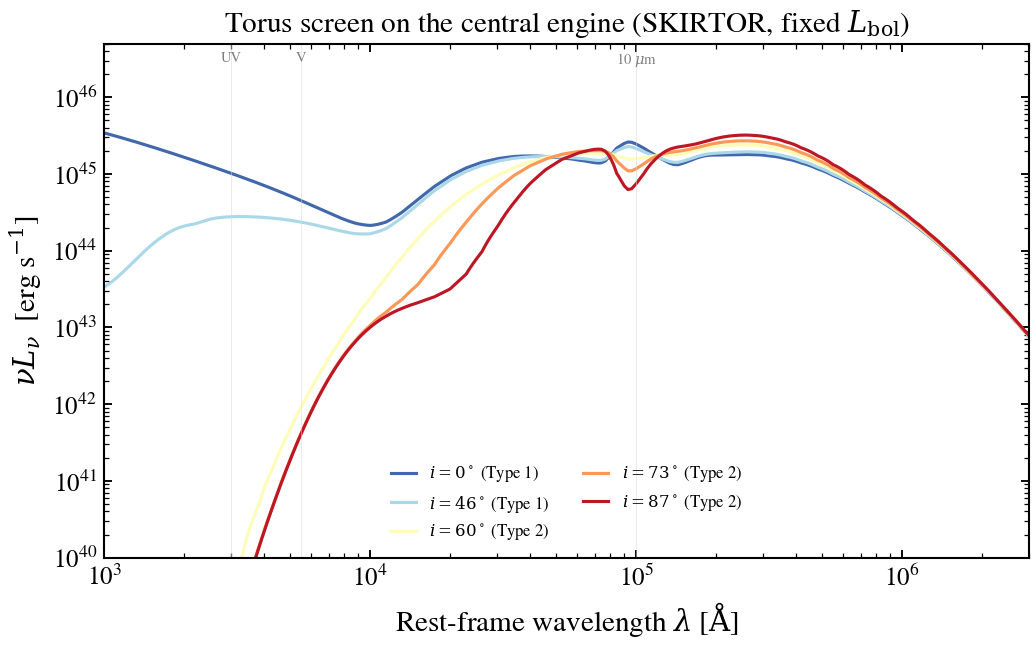

Here is the Python script that generated this plot:
"""
AGN unification: the torus screens the disc with inclination
=============================================================

The composable AGN runner sums disc + broad/narrow lines + FeII + torus,
but a real dusty torus also *obscures the central engine* along edge-on
sightlines while its own infrared emission is not re-extinguished by that
same screen. ``tengri`` applies this inclination-dependent **torus screen**
automatically whenever the torus is one of the two CIGALE production grids
(``skirtor`` or ``fritz``); it closes the "disc + torus composed additively,
no torus screen on disc" gap (#294).

Here a single Stalevski+2016 (``skirtor``) torus reprocesses a fixed
Kubota & Done (2018) disc at ``log L_bol = 12.5`` (in log L_sun). Only the
viewing angle ``agn_cos_inc`` changes, sweeping from face-on (Type 1,
``cos i = 1``) to edge-on (Type 2, ``cos i -> 0``):

- **Type 1 (face-on):** the UV/optical disc + broad lines are seen directly.
- **Type 2 (edge-on):** the torus rim screens the central engine, so the
  UV/optical collapses by several dex behind an SMC reddening curve, while
  the mid-IR torus bump is essentially preserved.

Geometry (``skirtor2016`` convention): the sightline enters the torus when
``cos i < sin(oa)``, with ``oa`` the half-opening angle from the equator.
The Type-1/Type-2 transition is a sigmoid in ``cos i`` (C^1, gradient-safe
for HMC/VI), so a default face-on model is left unchanged.
"""

import os

os.environ["TF_CPP_MIN_LOG_LEVEL"] = "2"  # suppress XLA/PjRt C++ INFO+WARNING logs

import warnings

import jax
import matplotlib.pyplot as plt
import numpy as np

import tengri
from tengri.analysis.plotting import setup_style

setup_style()
warnings.filterwarnings("ignore", message=".*BakedInBackend.*")

C_AA_PER_S = 2.998e18

# Inclination sweep: cos i = 1 (face-on, Type 1) -> 0.05 (edge-on, Type 2).
COS_INC = [1.0, 0.7, 0.5, 0.3, 0.05]
COLORS = plt.cm.RdYlBu(np.linspace(0.92, 0.05, len(COS_INC)))

SFH = {"type": "const", "*": tengri.FIXED, "log_total_mass": -10.0}
DUST = {"type": "two_component", "*": tengri.FIXED, "tau_diff": 0.0, "tau_bc": 0.0}

ssp = tengri.load_ssp()
fig, ax = plt.subplots(figsize=(7.2, 4.6))

# The Type-1/Type-2 boundary is cos(i) = sin(oa); read the torus's default
# opening angle so the label tracks the actual model rather than a magic number.
cos_inc_boundary = None

for cos_inc, color in zip(COS_INC, COLORS):
    model = tengri.SEDModel.build(
        ssp,
        sfh=SFH,
        dust=DUST,
        agn={
            "disc": {"type": "multicolor", "*": tengri.FIXED},
            "torus": {"type": "skirtor", "*": tengri.FIXED},
            "*": tengri.FIXED,
            "log_lbol": 12.5,
            "frac": 1.0,
            "cos_inc": cos_inc,
        },
        redshift=tengri.Fixed(0.05),
    )
    p = dict(model.spec.sample(jax.random.PRNGKey(0)))
    if cos_inc_boundary is None:
        cos_inc_boundary = float(np.sin(np.radians(float(p["agn_oa_skirtor"]))))
    out = model.predict(p)
    wave = np.asarray(model.wavelengths)
    nu_l_nu = C_AA_PER_S / wave * np.asarray(out.rest_sed())
    incl_deg = np.degrees(np.arccos(cos_inc))
    kind = "Type 1" if cos_inc > cos_inc_boundary else "Type 2"
    ax.loglog(wave, nu_l_nu, color=color, lw=1.5, label=rf"$i={incl_deg:.0f}^\circ$ ({kind})")

# Band markers: where the screening bites (UV/optical) vs where it does not (MIR).
for aa, name in [(3.0e3, "UV"), (5.5e3, "V"), (1.0e5, r"10 $\mu$m")]:
    ax.axvline(aa, color="0.85", lw=0.4, alpha=0.6)
    ax.text(aa, 4e46, name, fontsize=7, color="0.5", ha="center", va="top")

ax.set(
    xlim=(1e3, 3e6),
    ylim=(1e40, 5e46),
    xlabel=r"Rest-frame wavelength $\lambda$ [$\mathrm{\AA}$]",
    ylabel=r"$\nu L_\nu$  [erg s$^{-1}$]",
    title="Torus screen on the central engine (SKIRTOR, fixed $L_{\\rm bol}$)",
)
ax.legend(frameon=False, fontsize=8, loc="lower center", ncol=2)

fig.tight_layout()
plt.savefig("plot_torus_screen_disc.png", dpi=150, bbox_inches="tight")
